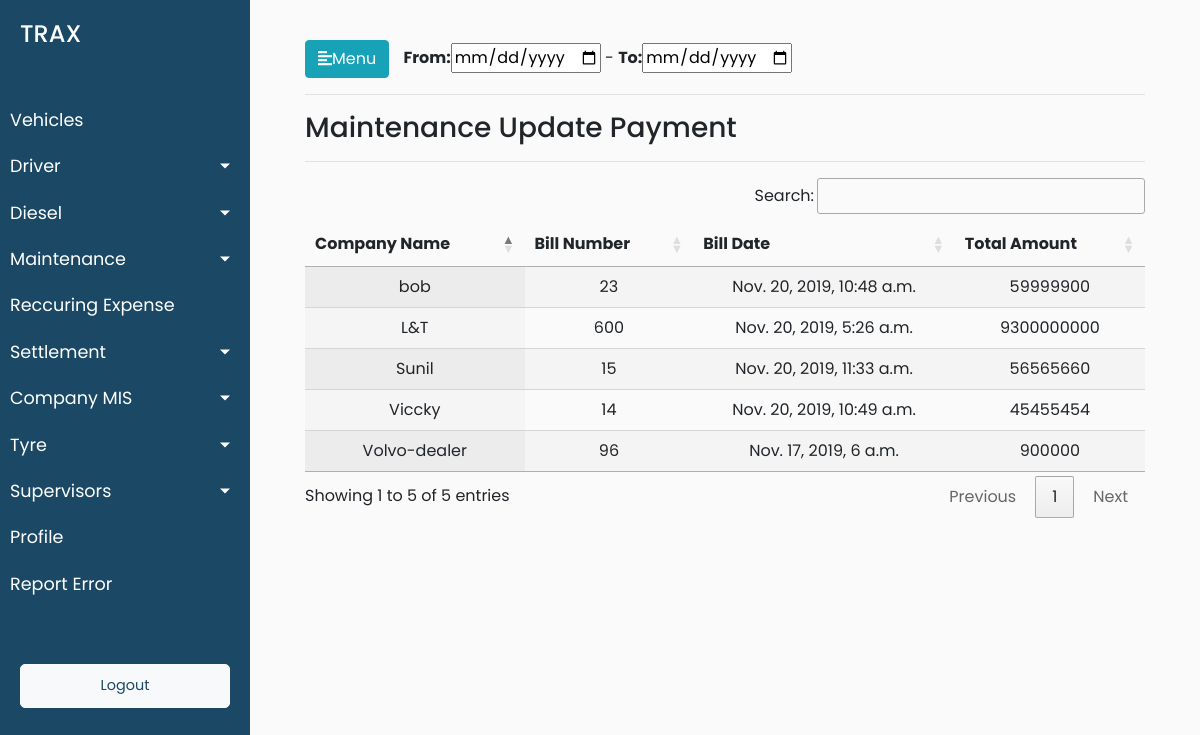
Before: /maintenance/maintenance_update_payment with the older database file.
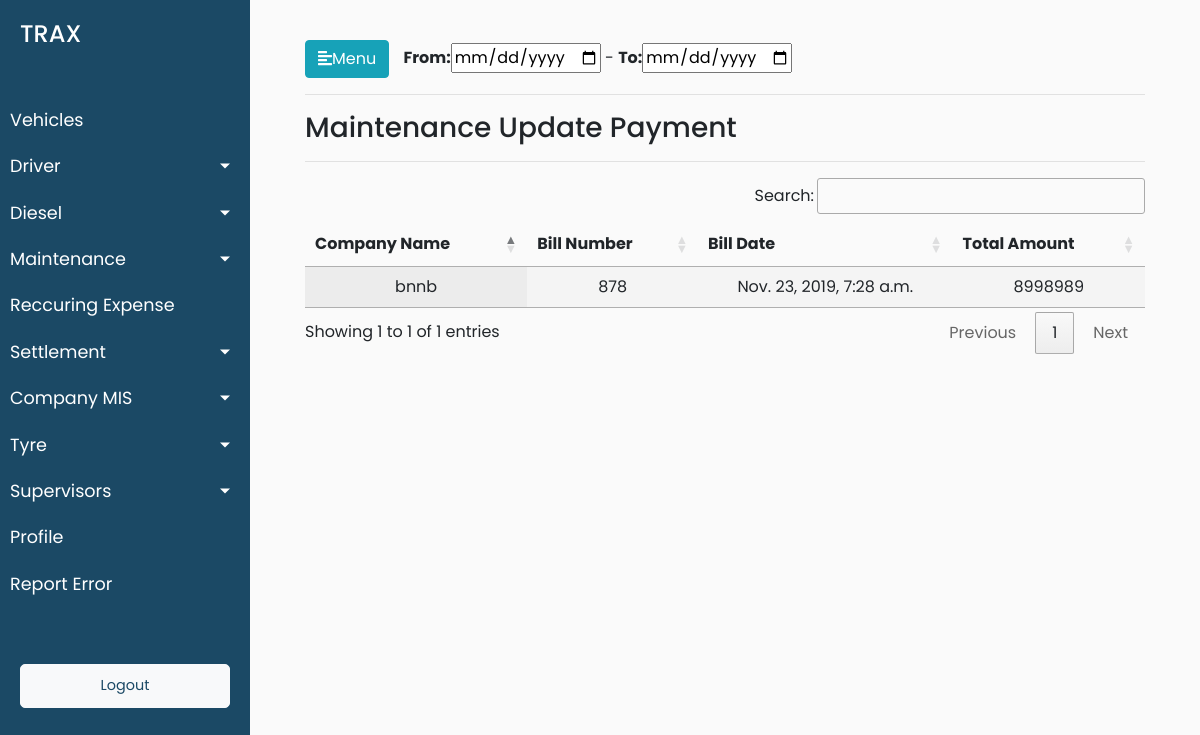
After: the same page with the newer database file.
### trax_vehicle_manager_data/models.py (models this page shows, shortened)
class Expenses(models.Model):
    expense_name = models.CharField(max_length=50)
    expense_id = models.PositiveSmallIntegerField()
    expense_vehicle_id = models.ForeignKey(Vehicles, on_delete = models.CASCADE)

class Maintenance(Expenses):
    YES = 'yes'
    NO = 'no'
    chalak_malak_choices = ((YES,'yes'),(NO,'no'))
    vehicle_number = models.PositiveIntegerField()
    vehicle_detail = models.CharField(max_length=50)
    bill_date = models.DateTimeField(default=timezone.now)
    vehicle_type = models.CharField(max_length=50)
    chalak_malal = models.CharField(choices=chalak_malak_choices,max_length=100)
    company_name = models.CharField(max_length=50)
    odometer_reading = models.PositiveIntegerField()
    bill_number = models.PositiveIntegerField()
    dealer_part_number = models.PositiveIntegerField()
    maintenance_dealer_name = models.CharField(max_length=900)
    particular = models.CharField(max_length=50)
    particular_details = models.CharField(max_length=50)
    quantity = models.PositiveIntegerField()
    rate = models.PositiveIntegerField()
    amount = models.PositiveIntegerField()
    discount = models.PositiveIntegerField()
    tax = models.PositiveIntegerField()
    tds = models.PositiveIntegerField()
    labour_charge = models.PositiveIntegerField()
    total_amount = models.PositiveIntegerField()

### trax_vehicle_manager_data/views.py (the view)
# urls.py: path('maintenance/maintenance_update_payment',views.maintenance_update_payment,name='maintenance_update_payment'),
def maintenance_update_payment(request):
    maintenance_data_objects = Maintenance.objects.all()
    data = {'maintenance_data_objects':maintenance_data_objects}
    return render(request,'trax_vehicle_manager_data/maintenance_update_payment.html',data)

### trax_vehicle_manager_data/templates/trax_vehicle_manager_data/maintenance_update_payment.html (shortened to what this page needs)
{% extends 'trax_vehicle_manager_data/base.html' %}
{% load static %}
{% block stylesheets %}
<link rel="stylesheet" href="//cdn.datatables.net/1.10.19/css/jquery.dataTables.min.css">
{% endblock stylesheets %}
{% block content %}
<span><span id="date"><b>From:</b><input type="date"> - <b>To:</b><input type="date"></span> </span>
<hr>
<h3>Maintenance Update Payment</h3>
<hr>
<div>
{% if maintenance_data_objects %}
    <table id="test_table" class="display" style="width:100%">
        <thead>
            <tr>
                <th>Company Name</th>
                <th>Bill Number</th>
                <th>Bill Date</th>
                <th>Total Amount</th>
            </tr>
        </thead>
        <tbody>
        {% for maintenance_data in maintenance_data_objects %}
            <tr>
                <td>{{maintenance_data.maintenance_dealer_name}}</td>
                <td>{{maintenance_data.bill_number}}</td>
                <td>{{maintenance_data.bill_date}}</td>
                <td>{{maintenance_data.total_amount}}</td>
            </tr>
        {% endfor %}
        </tbody>
    </table>
    {% else %}
    <p class="no-leads text-primary">No data added yet.</p>
    {% endif %}
</div>
{% endblock %}

Changed rows visible on the page:
removed Maintenance: maintenance_dealer_name "L&T", bill_number "600", bill_date "Nov. 20, 2019, 5:26 a.m.", total_amount "9300000000"
removed Maintenance: maintenance_dealer_name "bob", bill_number "23", bill_date "Nov. 20, 2019, 10:48 a.m.", total_amount "59999900"
removed Maintenance: maintenance_dealer_name "Viccky", bill_number "14", bill_date "Nov. 20, 2019, 10:49 a.m.", total_amount "45455454"
removed Maintenance: maintenance_dealer_name "Sunil", bill_number "15", bill_date "Nov. 20, 2019, 11:33 a.m.", total_amount "56565660"
changed Maintenance: maintenance_dealer_name "Volvo-dealer" → "bnnb"; bill_number "96" → "878"; bill_date "Nov. 17, 2019, 6 a.m." → "Nov. 23, 2019, 7:28 a.m."; total_amount "900000" → "8998989"
Other visible differences:
text written by a page script: "Search: Showing 1 to 5 of 5 entries Previous 1 Next" → "Search: Showing 1 to 1 of 1 entries Previous 1 Next"
